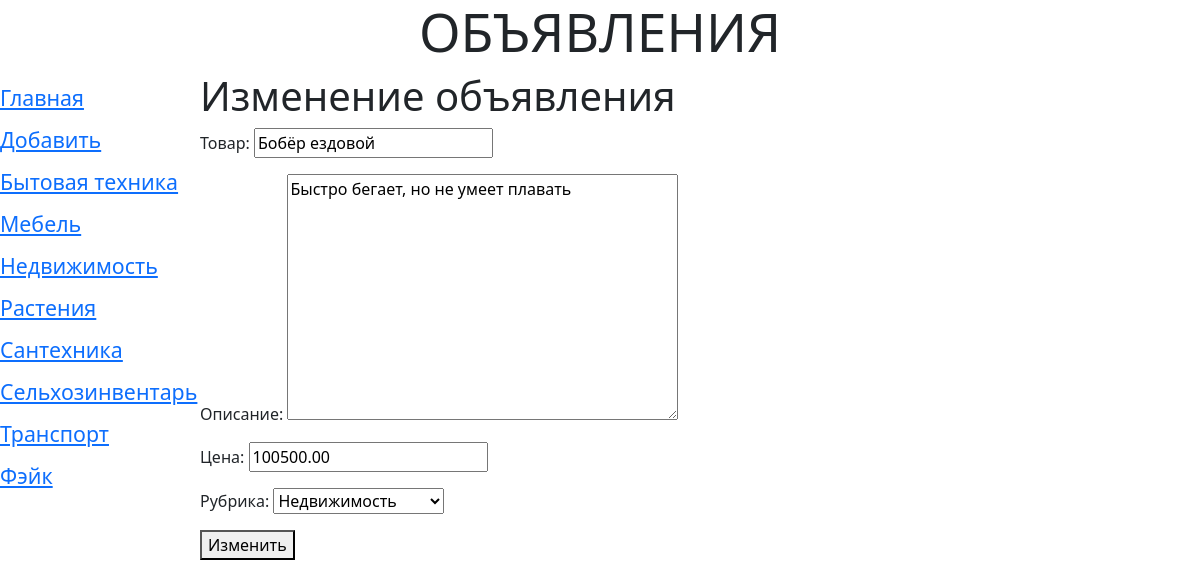
The page /edit/3/ on the database its author committed.
### bboard/models.py (models this page shows, shortened)
class Rubric(models.Model):
    name = models.CharField(
        max_length=20,
        db_index=True,
        verbose_name='Название',
    )
    def __str__(self):
        return self.name
    class Meta:
        verbose_name = 'Рубрика'
        verbose_name_plural = 'Рубрики'
        ordering = ('name',)

class Bb(models.Model):
    KINDS = (
        ('Купля-продажа', (
            ('b', 'Куплю'),
            ('s', 'Продам'),
        )),
        ('Обмен', (
            ('c', 'Обменяю'),
        ))
    )
    kind = models.CharField(
        max_length=1,
        choices=KINDS,
        default='s',
        verbose_name='Тип объявления',
    )
    title = models.CharField(
        max_length=50,
        verbose_name='Товар',
        validators=[
            validators.RegexValidator(regex=r'^.{4,}$',),
        ],
        error_messages={'invalid': 'Введите 4 или более символов'}
    )
    content = models.TextField(
        null=True,
        blank=True,
        verbose_name='Описание',
    )
    price = models.DecimalField(
        max_digits=13,
        decimal_places=2,
        null=True,
        blank=True,
        verbose_name='Цена',
        validators=[validate_even],
    )
    published = models.DateTimeField(
        auto_now_add=True,
        db_index=True,
        verbose_name='Опубликовано',
    )
    rubric = models.ForeignKey(
        'Rubric',
        null=True,
        on_delete=models.PROTECT,
        verbose_name='Рубрика',
    )
    def title_and_price(self):
        if self.price:
            return f'{self.title} ({self.price})'
        return f'{self.title}'
    title_and_price.short_description = 'Название и цена'
    class Meta:
        verbose_name = 'Объявление'
        verbose_name_plural = 'Объявления'
        ordering = ['-published']

### bboard/views.py (the view)
# urls.py: path('edit/<int:pk>/', BbEditView.as_view(), name='edit'),
class BbEditView(UpdateView):
    model = Bb
    form_class = BbForm
    success_url = reverse_lazy('bboard:index')
    def get_context_data(self, **kwargs):
        context = super().get_context_data(**kwargs)
        context['rubrics'] = Rubric.objects.all()
        return context

### bboard/forms.py
class BbForm(ModelForm):
    class Meta:
        model = Bb
        fields = ('title', 'content', 'price', 'rubric')

### templates/bboard/bb_form.html (shortened to what this page needs)
{% extends 'layout/basic.html' %}
{% block content %}
    <h1>Изменение объявления</h1>
    <form method="post">
        {{ form.as_p }}
        <button type="submit">Изменить</button>
    </form>
{% endblock %}

### templates/layout/inc/main_menu.html (shortened to what this page needs)
<nav>
    <a href="{% url 'bboard:index' %}">Главная</a>
    <a href="{% url 'bboard:add' %}">Добавить</a>
    {% for rubric in rubrics %}
        {% url 'bboard:by_rubric' rubric_id=rubric.pk as rubric_url %}
        <a href="{{ rubric_url }}">
            {{ rubric.name }}</a>
    {% endfor %}
</nav>

### static/style.css (style rules this page uses)
nav { font-size: 16pt; width: 180px; float: left; }
nav a { display: block; margin: 10px 0; }

### rows shown on the page
Rubric: name "Бытовая техника"
Rubric: name "Мебель"
Rubric: name "Недвижимость"
Rubric: name "Растения"
Rubric: name "Сантехника"
Rubric: name "Сельхозинвентарь"
Rubric: name "Транспорт"
Rubric: name "Фэйк"
Bb: title "Бобёр ездовой", content "Быстро бегает, но не умеет плавать", price "100500.00", rubric "Недвижимость"
